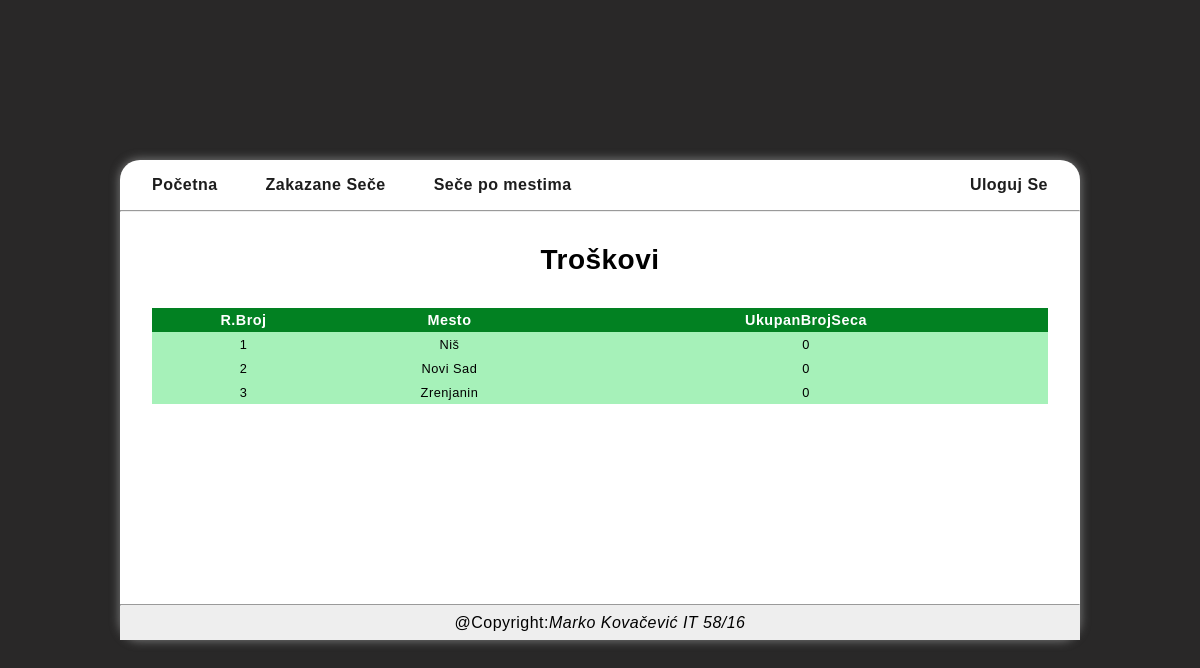
Screenshot of /FrontEnd/src/Stranice/Mesta/mesta.php with the database file from the repository.
### tables this page shows
create table `MESTO`
(
    Mesto               varchar(30) not null PRIMARY KEY,
    UkupanBrojSeca      int not null
);

### BackEnd/Klase/BaznaKonekcija.php (called while the page is built, shortened)
<?php
class Konekcija{
public $KompletanNazivBazePodataka;
public $VerzijaMySQLNaredbi;
private $korisnik;
private $sifra;
private $host;
private function UcitajVerzijuMYSQLNaredbi(){
    $VerzijaPHP = phpversion();
    if($VerzijaPHP<'7.0.0'){
        $this->VerzijaMySQLNaredbi="mysql";
    }else {
        $this->VerzijaMySQLNaredbi="mysqli";
    }
}
private function UcitajParamKonekcije($PutanjaNazivFajlaXMLParametriKonekcije){
    $xml=simplexml_load_file($PutanjaNazivFajlaXMLParametriKonekcije) or die("Greska: ne postoji fajl BazniParamKonekcije.xml");
    $this->host=$xml->host;
    $this->korisnik=$xml->korisnik;
    $this->sifra=$xml->sifra;
    $this->prefiks_baze_podataka = $xml->prefiks_baze_podataka;
    $this->naziv_baze_podataka = $xml->naziv_baze_podataka;
    $this->KompletanNazivBazePodataka = $this->prefiks_baze_podataka.$this->naziv_baze_podataka;
}
public function connect(){
    if($this->VerzijaMySQLNaredbi=="mysqli"){
        $this->konekcijaDB = mysqli_connect($this->host, $this->korisnik, $this->sifra, $this->KompletanNazivBazePodataka);
    }else{
        $this->konekcijaMYSQL = mysql_connect($this->host, $this->korisnik, $this->sifra);
        $this->konekcijaDB = mysql_select_db($this->KompletanNazivBazePodataka, $this->konekcijaMYSQL);
    }
 }
}
?>

### BackEnd/Klase/BaznaTabela.php (called while the page is built, shortened)
<?php
 class Tabela{
 public $OtvorenaKonekcija;
 public $TipMYSQL;
 public $ListaZapisa;
 public function __construct($NovaOtvorenaKonekcija, $NoviNazivTabele) {
        $this->OtvorenaKonekcija = $NovaOtvorenaKonekcija;
        $this->TipMYSQL = $NovaOtvorenaKonekcija->VerzijaMySQLNaredbi;
 }
    public function UcitajSvePoUpitu($Upit)
    {
        if($this->TipMYSQL=="mysqli"){
            $this->Kolekcija = mysqli_query($this->OtvorenaKonekcija->konekcijaDB, $Upit);
            $this->BrojZapisa = mysqli_num_rows($this->Kolekcija);
        }
        else{
            $this->Kolekcija = mysql_query($Upit);
            $this->BrojZapisa = mysql_num_rows($this->Kolekcija);
        }
    }
    public function PrebaciKolekcijuUListu($Kolekcija)
    {
        $ListaZapisa = array();
        if($this->TipMYSQL=="mysqli")
        {
            while($RedZapisa = mysqli_fetch_array($Kolekcija, MYSQLI_NUM))
            {
                $this->ListaZapisa[] = $RedZapisa;
            }
        }
        else{
            while($RedZapisa = mysql_fetch_array($Kolekcija, MYSQLI_NUM))
            {
                $this->ListaZapisa[] = $RedZapisa;
            }
        }
      return $ListaZapisa;
    }
    public function DajVrednostPoRednomBrojuZapisaPoRBPolja($Kolekcija, $RBZapisa, $RBPolja)
    {
        if($this->TipMYSQL=="mysqli")
        {
            $RedZapisa = $this->ListaZapisa[$RBZapisa];
            $Vrednost = $RedZapisa [$RBPolja];
        }
        else{
            $Vrednost = mysql_result($Kolekcija, $RBZapisa, $RBPolja);
        }
      return $Vrednost;
    }
 }
?>

### BackEnd/Klase/DBMesta.php (called while the page is built, shortened)
<?php
class DBMesto extends Tabela
{
    public function UcitajKolekcijuSvihMesta()
    {
        $SQL = "select * from `MESTO` ORDER BY Mesto ASC";
        $this->UcitajSvePoUpitu($SQL);
    }
}
?>

### FrontEnd/src/Stranice/Mesta/mesta.php (the view, shortened to what this page needs)
<?php
    require $_SERVER['DOCUMENT_ROOT'] . "/SECA-SUMA/BackEnd/Klase/BaznaKonekcija.php";
    require $_SERVER['DOCUMENT_ROOT'] . "/SECA-SUMA/BackEnd/Klase/BaznaTabela.php";
    $KonekcijaObject = new Konekcija( $_SERVER['DOCUMENT_ROOT'] . '/SECA-SUMA/BackEnd/Klase/BazniParamKonekcije.xml');
    $KonekcijaObject->connect();
    if($KonekcijaObject->konekcijaDB){
        require $_SERVER['DOCUMENT_ROOT'] . "/SECA-SUMA/BackEnd/Klase/DBmesta.php";
        $MestoObject = new DBmesto($KonekcijaObject,"mesto");
        $KolekcijaZapisa = $MestoObject ->UcitajKolekcijuSvihMesta();
    }else{
        echo"Neuspesna konekcija";
    }
?>
<!DOCTYPE html>
<html lang="sr" class="html">
<head>
    <link href="/SECA-SUMA/style.css" type="text/css" rel="stylesheet">
    <link href="/SECA-SUMA/FrontEnd/src/Stranice/Mesta/mesta.css" type="text/css" rel="stylesheet">
</head>
<body class="body">
    <?php require $_SERVER['DOCUMENT_ROOT'] . "/SECA-SUMA/FrontEnd/src/Delovi/Header/header.php"?>
    <section class="mesta">
    <div class="mesta__h1Wrap">
        <h1 class="mesta__h1">Troškovi</h1>
    </div>
    <table class="table mesta__table">
    <?php
            if ($MestoObject->BrojZapisa==0)
            {
                echo "nema zapisa!";
            }
        else
            {
               echo' <thead class="mesta__thead">';
               echo'     <tr class="mesta__headTr">';
               echo'         <th>R.Broj</th>';
               echo'         <th>Mesto</th>';
               echo'        <th>UkupanBrojSeca</th>';
               echo'     </tr>';
               echo' </thead>';
               for($RBZapisa = 0;$RBZapisa < $MestoObject->BrojZapisa;$RBZapisa++){
                $Rbroj = $RBZapisa + 1;
                $Mesto=$MestoObject->DajVrednostPoRednomBrojuZapisaPoRBPolja($MestoObject->Kolekcija, $RBZapisa,0);
                $UkupanBrojSeca=$MestoObject->DajVrednostPoRednomBrojuZapisaPoRBPolja($MestoObject->Kolekcija, $RBZapisa,1);
                echo' <tbody class="mesta__tableBody">';
                echo'<tr>';
                echo'<td>'.$Rbroj.'</td>';
                echo'<td>'.$Mesto.'</td>';
                echo'<td>'.$UkupanBrojSeca.'</td>';
                echo'</tr>';
                echo' </tbody>';
               }
            }
        ?>
    </table>
</section>
    <footer><?php require $_SERVER['DOCUMENT_ROOT'] . "/SECA-SUMA/FrontEnd/src/Delovi/Footer/footer.php"?></footer>
</body>
</html>

### style.css (style rules this page uses)
* { padding:0; margin:0; box-sizing:border-box; }
:root { --base-txt-clr:#1d1d1d; --base-txt-white-variety:#ffffff; --body-shadow:#757575; --html-bckground:rgb(41, 40, 40); --body:rgb(255, 255, 255); --border-nav:rgb(7, 7, 7); --table:rgb(77, 77, 77); --tableHeader:rgb(2, 129, 34); --tableRow1:rgb(166, 241, 185); --tableRow2:rgb(125, 196, 142); --selected:rgb(2, 129, 34); --form:rgb(255, 255, 255); --covered:rgba(41, 40, 40, 0.5); --footer:rgb(238, 238, 238); --aside-bg:rgb(230, 230, 230); --welcome-bg:rgba(4, 88, 4, 0.6); --search-wrap-bg:rgb(162, 231, 162); --button-clr-primary:rgb(13, 95, 33); --button-primary-border:rgb(0, 0, 0); --table-txt-Font:0.8rem; --table-header-Font:0.9rem; --label-txt-font:0.9rem; --aside-font:0.8rem; --welcome-font:2.5rem; }
.html { display:flex; align-items:center; justify-content:center; width:100%; height:100vh; background-color:var(--html-bckground); font-family: 'Montserrat', sans-serif; letter-spacing:0.03em; }
.body { width:min(100%,60rem); min-height:30rem; box-shadow:0px 0px 10px 1px var(--body-shadow); border-radius:20px; background-color:var(--body); position:relative; }

### FrontEnd/src/Stranice/Mesta/mesta.css (style rules this page uses)
.mesta { margin-block:2rem; margin-inline:2rem; }
.mesta__h1Wrap { width:100%; text-align:center; }
.mesta__h1 { font-size:1.75rem; margin-bottom:2rem; }
.table { width:100%; text-align:center; align-content:center; border-spacing:0; }
.mesta__thead { background-color:var(--tableHeader); color:var(--body); }
td,th { padding-block:0.25rem; }
th { font-size:var(--table-header-Font); }
td { height:1.5rem; width:1rem; font-size:var(--table-txt-Font); }
tr { width:100%; background-color:var(--tableRow1); }
thead > tr { background-color:var(--tableHeader); }

### rows the page displays
mesto: Rbroj "1", Mesto "Niš", UkupanBrojSeca "0"
mesto: Rbroj "2", Mesto "Novi Sad", UkupanBrojSeca "0"
mesto: Rbroj "3", Mesto "Zrenjanin", UkupanBrojSeca "0"
